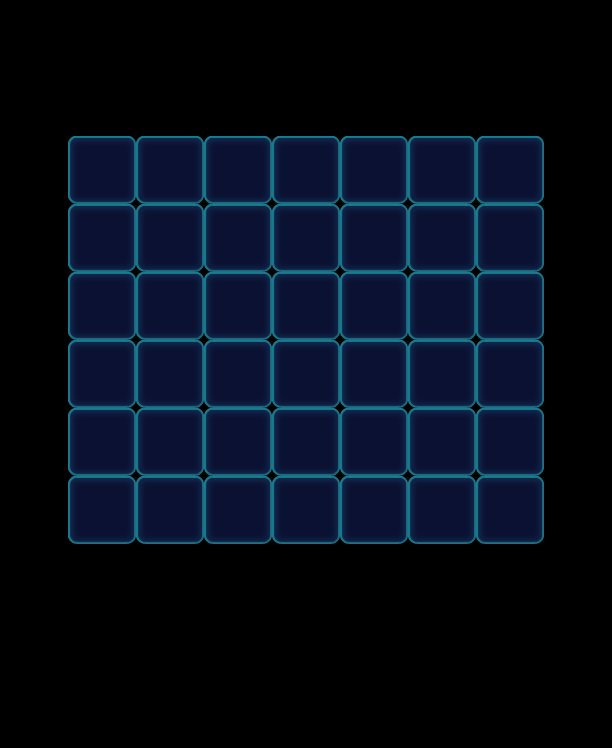

A level layout from a 2D game, rendered from its tile map. Below: a short description, then the map file with tile-grid data replaced by summaries:
An orthogonal 9x11 tile map with 68x68 px tiles, 1 tile layer (Valid), 2 tilesets and 49 objects (42x Monster, 7x Factory_Normal).

<map version="1.0" orientation="orthogonal" width="9" height="11" tilewidth="68" tileheight="68">
 <tileset firstgid="1" name="game_grid1" tilewidth="68" tileheight="68">
  <image source="game_grid1.png" width="68" height="68" />
 </tileset>
 <tileset firstgid="2" name="map" tilewidth="68" tileheight="68">
  <image source="map.png" width="1024" height="1024" />
 </tileset>
 <layer name="Valid" width="9" height="11">
  <data>[99 cells, 42 non-empty, 1 distinct tile ids]</data>
 </layer>
 <objectgroup name="BottomObj" width="9" height="11" />
 <objectgroup name="MiddleObj" width="9" height="11">
  <object type="Monster" gid="18" x="204" y="544">
   <properties>
    <property name="Color" value="Pink" />
   </properties>
  </object>
  <object type="Monster" gid="2" x="68" y="204">
   <properties>
    <property name="Color" value="Blue" />
   </properties>
  </object>
  <object type="Monster" gid="19" x="476" y="408">
   <properties>
    <property name="Color" value="Yellow" />
   </properties>
  </object>
  <object type="Monster" gid="2" x="204" y="204">
   <properties>
    <property name="Color" value="Blue" />
   </properties>
  </object>
  <object type="Monster" gid="2" x="340" y="204">
   <properties>
    <property name="Color" value="Blue" />
   </properties>
  </object>
  <object type="Monster" gid="2" x="340" y="340">
   <properties>
    <property name="Color" value="Blue" />
   </properties>
  </object>
  <object type="Monster" gid="2" x="408" y="476">
   <properties>
    <property name="Color" value="Blue" />
   </properties>
  </object>
  <object type="Monster" gid="2" x="204" y="476">
   <properties>
    <property name="Bubble" value="1" />
    <property name="Color" value="Blue" />
   </properties>
  </object>
  <object type="Monster" gid="2" x="136" y="340">
   <properties>
    <property name="Color" value="Blue" />
   </properties>
  </object>
  <object type="Monster" gid="2" x="408" y="204">
   <properties>
    <property name="Color" value="Blue" />
   </properties>
  </object>
  <object type="Monster" gid="2" x="476" y="340">
   <properties>
    <property name="Color" value="Blue" />
   </properties>
  </object>
  <object type="Monster" gid="2" x="68" y="544">
   <properties>
    <property name="Color" value="Blue" />
   </properties>
  </object>
  <object type="Monster" gid="2" x="68" y="476">
   <properties>
    <property name="Color" value="Blue" />
   </properties>
  </object>
  <object type="Monster" gid="17" x="136" y="408">
   <properties>
    <property name="Color" value="Purple" />
   </properties>
  </object>
  <object type="Monster" gid="17" x="204" y="340">
   <properties>
    <property name="Color" value="Purple" />
   </properties>
  </object>
  <object type="Monster" gid="17" x="340" y="272">
   <properties>
    <property name="Color" value="Purple" />
   </properties>
  </object>
  <object type="Monster" gid="17" x="408" y="340">
   <properties>
    <property name="Color" value="Purple" />
   </properties>
  </object>
  <object type="Monster" gid="17" x="476" y="272">
   <properties>
    <property name="Color" value="Purple" />
   </properties>
  </object>
  <object type="Monster" gid="17" x="272" y="204">
   <properties>
    <property name="Color" value="Purple" />
   </properties>
  </object>
  <object type="Monster" gid="17" x="340" y="476">
   <properties>
    <property name="Color" value="Purple" />
   </properties>
  </object>
  <object type="Monster" gid="17" x="476" y="544">
   <properties>
    <property name="Color" value="Purple" />
   </properties>
  </object>
  <object type="Monster" gid="17" x="136" y="544">
   <properties>
    <property name="Color" value="Purple" />
   </properties>
  </object>
  <object type="Monster" gid="19" x="204" y="408">
   <properties>
    <property name="Color" value="Yellow" />
   </properties>
  </object>
  <object type="Monster" gid="19" x="272" y="340">
   <properties>
    <property name="Bubble" value="1" />
    <property name="Color" value="Yellow" />
   </properties>
  </object>
  <object type="Monster" gid="19" x="204" y="272">
   <properties>
    <property name="Color" value="Yellow" />
   </properties>
  </object>
  <object type="Monster" gid="19" x="340" y="408">
   <properties>
    <property name="Color" value="Yellow" />
   </properties>
  </object>
  <object type="Monster" gid="19" x="476" y="476">
   <properties>
    <property name="Color" value="Yellow" />
   </properties>
  </object>
  <object type="Monster" gid="19" x="340" y="544">
   <properties>
    <property name="Color" value="Yellow" />
   </properties>
  </object>
  <object type="Monster" gid="19" x="136" y="476">
   <properties>
    <property name="Color" value="Yellow" />
   </properties>
  </object>
  <object type="Monster" gid="19" x="272" y="544">
   <properties>
    <property name="Color" value="Yellow" />
   </properties>
  </object>
  <object type="Monster" gid="19" x="136" y="272">
   <properties>
    <property name="Color" value="Yellow" />
   </properties>
  </object>
  <object type="Monster" gid="18" x="136" y="204">
   <properties>
    <property name="Color" value="Pink" />
   </properties>
  </object>
  <object type="Monster" gid="18" x="68" y="272">
   <properties>
    <property name="Color" value="Pink" />
   </properties>
  </object>
  <object type="Monster" gid="18" x="68" y="408">
   <properties>
    <property name="Color" value="Pink" />
   </properties>
  </object>
  <object type="Monster" gid="18" x="272" y="408">
   <properties>
    <property name="Color" value="Pink" />
   </properties>
  </object>
  <object type="Monster" gid="18" x="272" y="272">
   <properties>
    <property name="Color" value="Pink" />
   </properties>
  </object>
  <object type="Monster" gid="18" x="408" y="408">
   <properties>
    <property name="Bubble" value="1" />
    <property name="Color" value="Pink" />
   </properties>
  </object>
  <object type="Monster" gid="18" x="408" y="272">
   <properties>
    <property name="Color" value="Pink" />
   </properties>
  </object>
  <object type="Monster" gid="18" x="476" y="204">
   <properties>
    <property name="Color" value="Pink" />
   </properties>
  </object>
  <object type="Monster" gid="18" x="272" y="476">
   <properties>
    <property name="Color" value="Pink" />
   </properties>
  </object>
  <object type="Monster" gid="18" x="408" y="544">
   <properties>
    <property name="Color" value="Pink" />
   </properties>
  </object>
  <object type="Monster" gid="17" x="68" y="340">
   <properties>
    <property name="Color" value="Purple" />
   </properties>
  </object>
 </objectgroup>
 <objectgroup color="#000000" name="TopObj" width="9" height="11">
  <object name="10" type="Factory_Normal" x="136" y="68" width="68" height="68">
   <properties>
    <property name="FactoryColorsConfig" value="Blue,Yellow,Pink,Purple" />
   </properties>
  </object>
  <object name="10" type="Factory_Normal" x="68" y="68" width="68" height="68">
   <properties>
    <property name="FactoryColorsConfig" value="Blue,Yellow,Pink,Purple" />
   </properties>
  </object>
  <object name="10" type="Factory_Normal" x="204" y="68" width="68" height="68">
   <properties>
    <property name="FactoryColorsConfig" value="Blue,Yellow,Pink,Purple" />
   </properties>
  </object>
  <object name="10" type="Factory_Normal" x="272" y="68" width="68" height="68">
   <properties>
    <property name="FactoryColorsConfig" value="Blue,Yellow,Pink,Purple" />
   </properties>
  </object>
  <object name="10" type="Factory_Normal" x="340" y="68" width="68" height="68">
   <properties>
    <property name="FactoryColorsConfig" value="Blue,Yellow,Pink,Purple" />
   </properties>
  </object>
  <object name="10" type="Factory_Normal" x="408" y="68" width="68" height="68">
   <properties>
    <property name="FactoryColorsConfig" value="Blue,Yellow,Pink,Purple" />
   </properties>
  </object>
  </objectgroup>
</map>
<!-- 1 of 49 objects omitted -->
